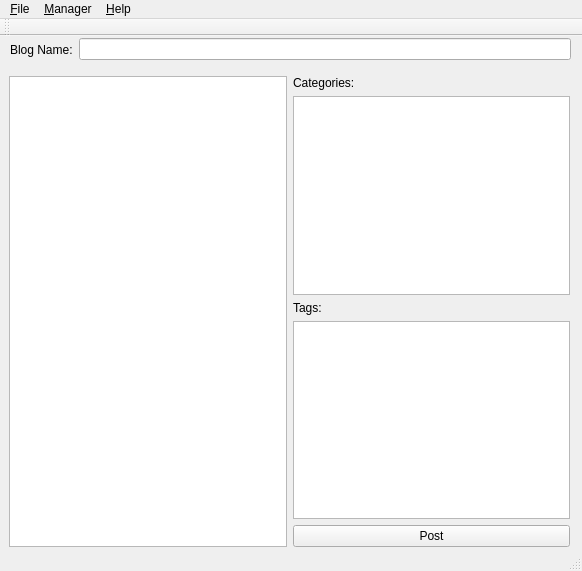
<?xml version="1.0" encoding="UTF-8"?>
<ui version="4.0">
 <class>frmmain</class>
 <widget class="QMainWindow" name="frmmain">
  <property name="geometry">
   <rect>
    <x>0</x>
    <y>0</y>
    <width>582</width>
    <height>571</height>
   </rect>
  </property>
  <property name="windowTitle">
   <string>Remote Blogs</string>
  </property>
  <widget class="QWidget" name="centralwidget">
   <widget class="QWidget" name="layoutWidget">
    <property name="geometry">
     <rect>
      <x>10</x>
      <y>0</y>
      <width>561</width>
      <height>27</height>
     </rect>
    </property>
    <layout class="QHBoxLayout" name="horizontalLayout">
     <item>
      <widget class="QLabel" name="label">
       <property name="text">
        <string>Blog Name:</string>
       </property>
       <property name="buddy">
        <cstring>txt_blogname</cstring>
       </property>
      </widget>
     </item>
     <item>
      <widget class="QLineEdit" name="txt_blogname"/>
     </item>
    </layout>
   </widget>
   <widget class="QWidget" name="layoutWidget">
    <property name="geometry">
     <rect>
      <x>9</x>
      <y>40</y>
      <width>561</width>
      <height>471</height>
     </rect>
    </property>
    <layout class="QHBoxLayout" name="horizontalLayout_2">
     <item>
      <widget class="QTextEdit" name="txt_postcontent"/>
     </item>
     <item>
      <layout class="QVBoxLayout" name="verticalLayout">
       <item>
        <widget class="QLabel" name="label_2">
         <property name="text">
          <string>Categories:</string>
         </property>
         <property name="buddy">
          <cstring>txt_tags</cstring>
         </property>
        </widget>
       </item>
       <item>
        <widget class="QTextEdit" name="txt_categories"/>
       </item>
       <item>
        <widget class="QLabel" name="label_3">
         <property name="text">
          <string>Tags:</string>
         </property>
         <property name="buddy">
          <cstring>txt_categories</cstring>
         </property>
        </widget>
       </item>
       <item>
        <widget class="QTextEdit" name="txt_tags"/>
       </item>
       <item>
        <widget class="QPushButton" name="btn_post">
         <property name="text">
          <string>Post</string>
         </property>
        </widget>
       </item>
      </layout>
     </item>
    </layout>
   </widget>
  </widget>
  <widget class="QMenuBar" name="menubar">
   <property name="geometry">
    <rect>
     <x>0</x>
     <y>0</y>
     <width>582</width>
     <height>25</height>
    </rect>
   </property>
   <widget class="QMenu" name="menu_File">
    <property name="title">
     <string>&amp;File</string>
    </property>
    <addaction name="action_exit"/>
   </widget>
   <widget class="QMenu" name="menu_Manager">
    <property name="title">
     <string>&amp;Manager</string>
    </property>
    <addaction name="action_add_blog"/>
    <addaction name="action_delete_blog"/>
   </widget>
   <widget class="QMenu" name="menu_help">
    <property name="title">
     <string>&amp;Help</string>
    </property>
    <addaction name="action_about"/>
   </widget>
   <addaction name="menu_File"/>
   <addaction name="menu_Manager"/>
   <addaction name="menu_help"/>
  </widget>
  <widget class="QStatusBar" name="statusbar"/>
  <widget class="QToolBar" name="toolBar">
   <property name="windowTitle">
    <string>toolBar</string>
   </property>
   <attribute name="toolBarArea">
    <enum>TopToolBarArea</enum>
   </attribute>
   <attribute name="toolBarBreak">
    <bool>false</bool>
   </attribute>
  </widget>
  <action name="action_exit">
   <property name="text">
    <string>&amp;Exit</string>
   </property>
  </action>
  <action name="action_add_blog">
   <property name="text">
    <string>Add &amp;Blog</string>
   </property>
  </action>
  <action name="action_delete_blog">
   <property name="text">
    <string>&amp;Delete Blog</string>
   </property>
  </action>
  <action name="action_about">
   <property name="text">
    <string>&amp;About</string>
   </property>
  </action>
 </widget>
 <tabstops>
  <tabstop>txt_blogname</tabstop>
  <tabstop>txt_categories</tabstop>
  <tabstop>txt_tags</tabstop>
  <tabstop>btn_post</tabstop>
  <tabstop>txt_postcontent</tabstop>
 </tabstops>
 <resources/>
 <connections/>
</ui>
